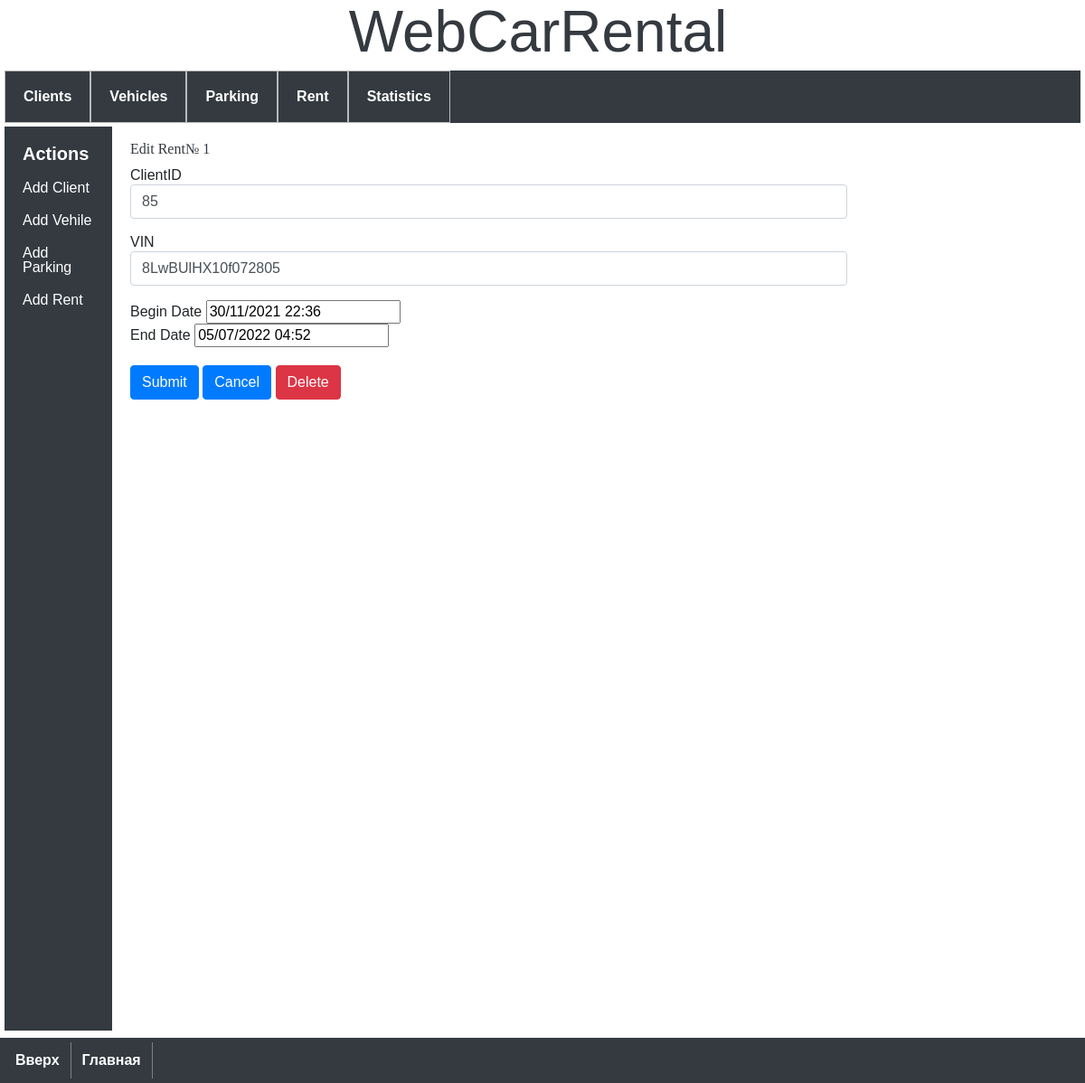
Page /rent/1/edit-rent on the earlier database version.
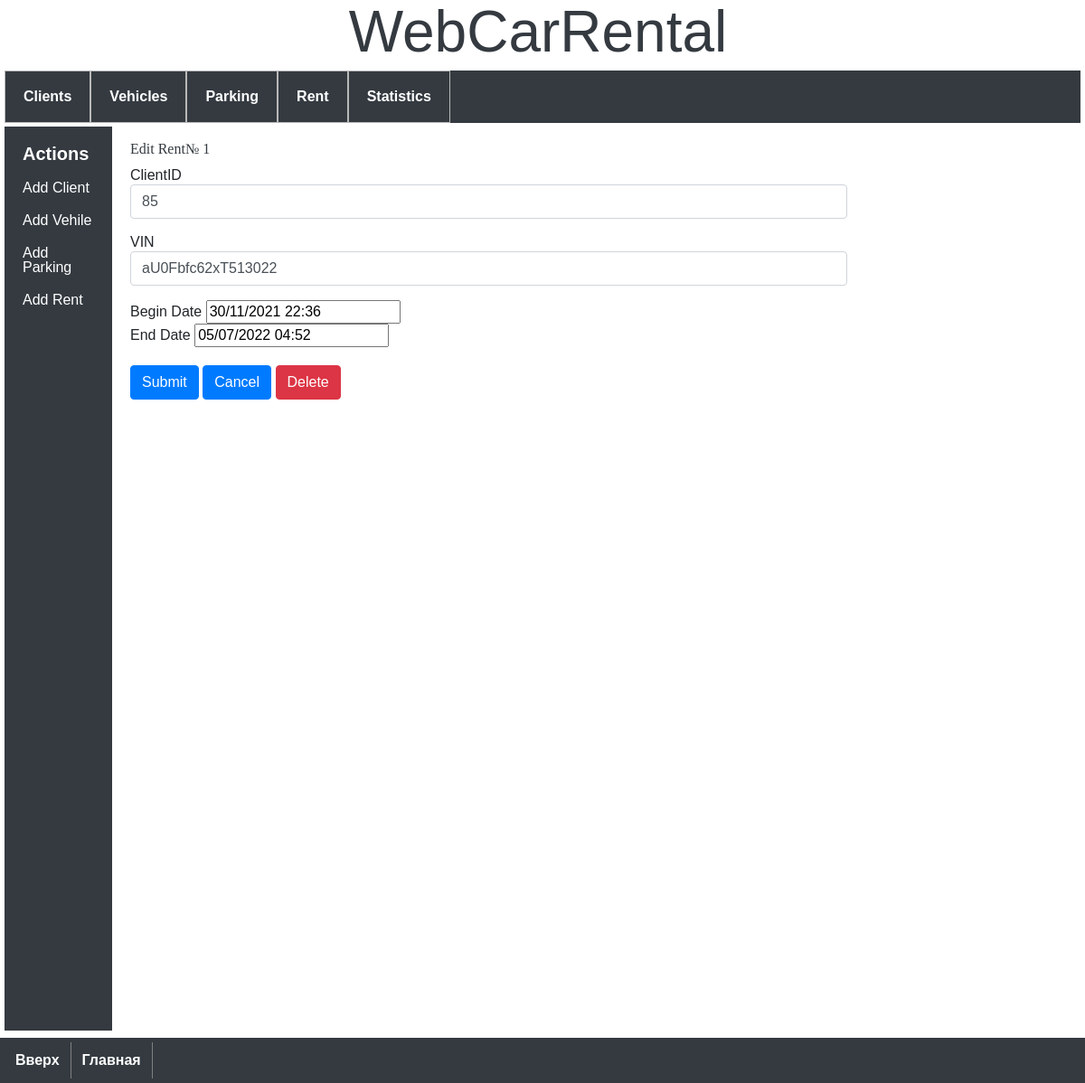
Same page on the later database version.
### model.py (models this page shows, shortened)
class Rent(db.Model):
    __tablename__ = 'rent'
    rent_id = db.Column('rent_id', db.INTEGER, primary_key=True, autoincrement=True)
    client_id = db.Column(db.ForeignKey('client.client_id'))
    vin_number = db.Column(db.ForeignKey('vehicle.vin_number'))
    begin_date = db.Column('begin_date', db.String(50), unique=False)
    end_date = db.Column('end_date', db.String(50), unique=False)

### app.py (the view, shortened to what this page needs)
@app.route('/rent/<int:rent_id>/edit-rent', methods=('GET', 'POST'))
def edit_rent(rent_id):
    cur_rent = get_rent(rent_id)
    form = EditAndDeleteRentForm()
    if request.method == 'GET':
        form.client_id.data = cur_rent.client_id
        form.vin_number.data = cur_rent.vin_number
        form.begin_date.data = cur_rent.begin_date
        form.end_date.data = cur_rent.end_date
    return render_template(
        './rent/edit-rent.html',
        rent=cur_rent,
        form=form)

### app.py (called while the page is built)
def get_rent(rent_id):
    return db.session.query(Rent)\
        .filter(Rent.rent_id == int(rent_id)).one_or_none()

### templates/rent/edit-rent.html (shortened to what this page needs)
{% extends 'base.html' %}
{% block content %}
<h1>{% block title %} Edit Rent№ {{ rent.rent_id }} {% endblock %}</h1>
<div class="continer">
       <form class='form-horizontal' method='POST' action="">
              <div class="form-group">
                     {{ form.client_id.label }}
                     {{ form.client_id(class="form-control") }}
              </div>
              <div class="form-group">
                     {{ form.vin_number.label }}
                     {{ form.vin_number(class="form-control") }}
              </div>
              <div class="form-gropu">
                     {{ form.begin_date.label }}
                     {{ form.begin_date }}
              </div>
              <div class="form-gropu">
                     {{ form.end_date.label }}
                     {{ form.end_date }}
              </div>
</div>
<br>
<div class="form-group">
       {{ form.submit(class="btn btn-primary") }}
       <a class="btn btn-primary" href="../../rents">Cancel</a>
       {{ form.delete(class="btn btn-danger btn-medium") }}
</div>
</div>
{% endblock %}

Differences in the rows shown:
changed Rent id 1: vin_number "8LwBUlHX10f072805" → "aU0Fbfc62xT513022"
